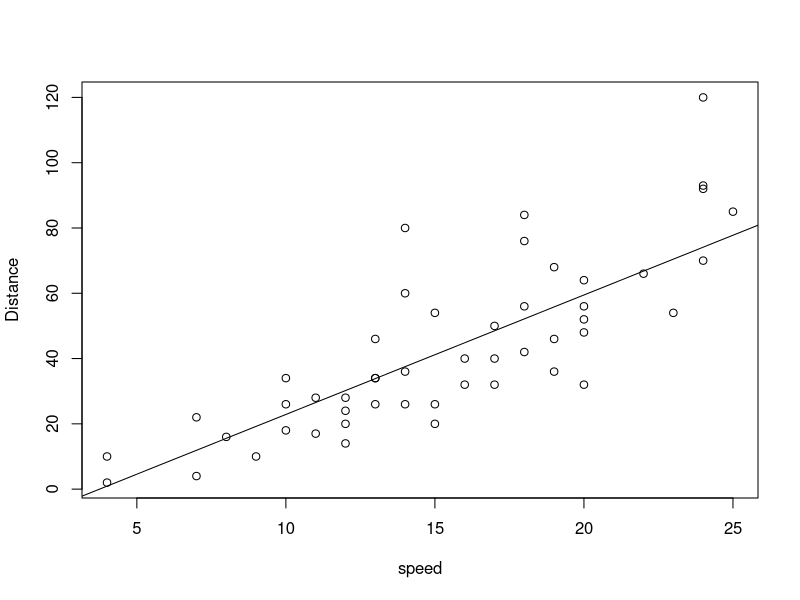

Generate this figure with R:
library(datasets)
car_data = cars
ind_cardata <- sample(1:nrow(cars), 0.8*nrow(cars))
train_cardata <- car_data[ind_cardata,]
test_cardata <- car_data[-ind_cardata,]
head(car_data)
lfit <- lm(dist ~ speed , train_cardata)
test_cardata$dist<-NULL
# predicting for speed =25
df <- data.frame(speed = 25)
lipre <- predict.lm(lfit,df)
print(lipre)
plot(car_data$speed,car_data$dist,xlab = "speed",ylab = "Distance")
abline(lfit)
